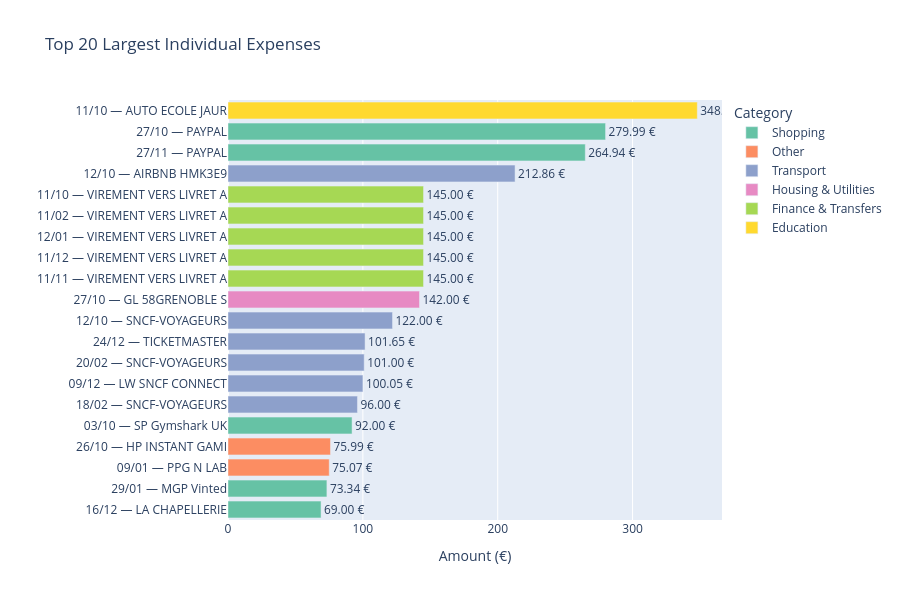

The notebook cell this image was saved under:
### Markdown cell above
## 4. Top 20 Individual Expenses

### Code cell
# Top 20 biggest individual expenses
top20 = expenses.nlargest(20, "expense")[["date", "Libelle simplifie", "expense", "category"]].copy()
top20["label"] = top20["date"].dt.strftime("%d/%m") + " — " + top20["Libelle simplifie"]

fig = px.bar(
    top20.sort_values("expense"),
    x="expense", y="label", color="category",
    orientation="h",
    title="Top 20 Largest Individual Expenses",
    labels={"expense": "Amount (€)", "label": "", "category": "Category"},
    color_discrete_sequence=px.colors.qualitative.Set2,
    text="expense",
    height=600,
)
fig.update_traces(texttemplate="%{text:,.2f} €", textposition="outside")
fig.update_layout(yaxis=dict(categoryorder="total ascending"), showlegend=True)
fig.show()

### Figure 1 — Plotly figure (JSON) as saved in the notebook; plotly's stock layout.template omitted (floating-point values rounded to 4 significant figures)
{"data": [{"hovertemplate": "Category=Shopping<br>Amount (€)=%{text}<br>=%{y}<extra></extra>", "legendgroup": "Shopping", "marker": {"color": "rgb(102,194,165)", "pattern": {"shape": ""}}, "name": "Shopping", "orientation": "h", "showlegend": true, "text": [69.0, 73.34, 92.0, 264.9, 280.0], "textposition": "outside", "texttemplate": "%{text:,.2f} €", "type": "bar", "x": [69.0, 73.34, 92.0, 264.9, 280.0], "xaxis": "x", "y": ["16/12 — LA CHAPELLERIE", "29/01 — MGP Vinted", "03/10 — SP Gymshark UK", "27/11 — PAYPAL", "27/10 — PAYPAL"], "yaxis": "y"}, {"hovertemplate": "Category=Other<br>Amount (€)=%{text}<br>=%{y}<extra></extra>", "legendgroup": "Other", "marker": {"color": "rgb(252,141,98)", "pattern": {"shape": ""}}, "name": "Other", "orientation": "h", "showlegend": true, "text": [75.07, 75.99], "textposition": "outside", "texttemplate": "%{text:,.2f} €", "type": "bar", "x": [75.07, 75.99], "xaxis": "x", "y": ["09/01 — PPG N LAB", "26/10 — HP INSTANT GAMI"], "yaxis": "y"}, {"hovertemplate": "Category=Transport<br>Amount (€)=%{text}<br>=%{y}<extra></extra>", "legendgroup": "Transport", "marker": {"color": "rgb(141,160,203)", "pattern": {"shape": ""}}, "name": "Transport", "orientation": "h", "showlegend": true, "text": [96.0, 100.0, 101.0, 101.7, 122.0, 212.9], "textposition": "outside", "texttemplate": "%{text:,.2f} €", "type": "bar", "x": [96.0, 100.0, 101.0, 101.7, 122.0, 212.9], "xaxis": "x", "y": ["18/02 — SNCF-VOYAGEURS", "09/12 — LW SNCF CONNECT", "20/02 — SNCF-VOYAGEURS", "24/12 — TICKETMASTER", "12/10 — SNCF-VOYAGEURS", "12/10 — AIRBNB HMK3E9"], "yaxis": "y"}, {"hovertemplate": "Category=Housing & Utilities<br>Amount (€)=%{text}<br>=%{y}<extra></extra>", "legendgroup": "Housing & Utilities", "marker": {"color": "rgb(231,138,195)", "pattern": {"shape": ""}}, "name": "Housing & Utilities", "orientation": "h", "showlegend": true, "text": [142.0], "textposition": "outside", "texttemplate": "%{text:,.2f} €", "type": "bar", "x": [142.0], "xaxis": "x", "y": ["27/10 — GL 58GRENOBLE S"], "yaxis": "y"}, {"hovertemplate": "Category=Finance & Transfers<br>Amount (€)=%{text}<br>=%{y}<extra></extra>", "legendgroup": "Finance & Transfers", "marker": {"color": "rgb(166,216,84)", "pattern": {"shape": ""}}, "name": "Finance & Transfers", "orientation": "h", "showlegend": true, "text": [145.0, 145.0, 145.0, 145.0, 145.0], "textposition": "outside", "texttemplate": "%{text:,.2f} €", "type": "bar", "x": [145.0, 145.0, 145.0, 145.0, 145.0], "xaxis": "x", "y": ["11/11 — VIREMENT VERS LIVRET A", "11/12 — VIREMENT VERS LIVRET A", "12/01 — VIREMENT VERS LIVRET A", "11/02 — VIREMENT VERS LIVRET A", "11/10 — VIREMENT VERS LIVRET A"], "yaxis": "y"}, {"hovertemplate": "Category=Education<br>Amount (€)=%{text}<br>=%{y}<extra></extra>", "legendgroup": "Education", "marker": {"color": "rgb(255,217,47)", "pattern": {"shape": ""}}, "name": "Education", "orientation": "h", "showlegend": true, "text": [348.0], "textposition": "outside", "texttemplate": "%{text:,.2f} €", "type": "bar", "x": [348.0], "xaxis": "x", "y": ["11/10 — AUTO ECOLE JAUR"], "yaxis": "y"}], "layout": {"barmode": "relative", "height": 600, "legend": {"title": {"text": "Category"}, "tracegroupgap": 0}, "showlegend": true, "title": {"text": "Top 20 Largest Individual Expenses"}, "xaxis": {"anchor": "y", "domain": [0, 1], "title": {"text": "Amount (€)"}}, "yaxis": {"anchor": "x", "categoryorder": "total ascending", "domain": [0, 1], "title": {"text": ""}}}}
